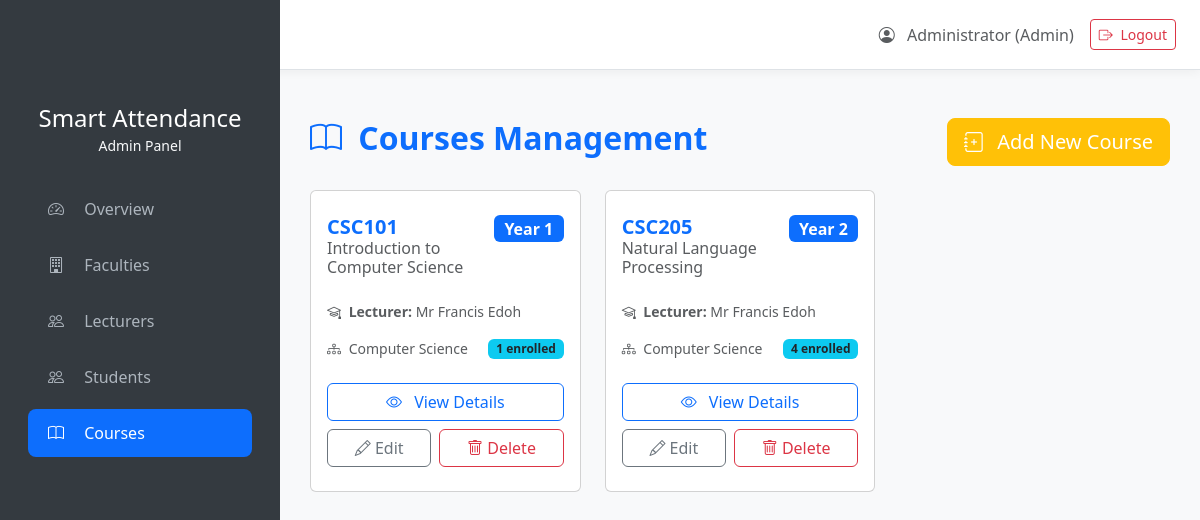
Page /admin/courses (signed in) on the committed database.
### models.py (models this page shows)
class User(db.Model, UserMixin):
    id = db.Column(db.Integer, primary_key=True)
    matric_number = db.Column(db.String(50), unique=True, nullable=True)  # Students only
    username = db.Column(db.String(80), unique=True, nullable=True)       # Lecturers/Admin
    password_hash = db.Column(db.String(128), nullable=False)
    name = db.Column(db.String(100), nullable=False)
    role = db.Column(db.String(20), nullable=False)  # 'admin', 'lecturer', 'student'
    department_id = db.Column(db.Integer, db.ForeignKey('department.id'), nullable=True)
    current_level = db.Column(db.Integer, nullable=True)  # Students only
    department = db.relationship('Department', backref='users')

class Course(db.Model):
    id = db.Column(db.Integer, primary_key=True)
    code = db.Column(db.String(20), nullable=False)
    title = db.Column(db.String(100), nullable=False)
    department_id = db.Column(db.Integer, db.ForeignKey('department.id'), nullable=False)
    level = db.Column(db.Integer, nullable=False)
    lecturer_id = db.Column(db.Integer, db.ForeignKey('user.id'), nullable=False)
    __table_args__ = (db.UniqueConstraint('code', 'department_id', 'level'),)
    lecturer = db.relationship('User', backref=db.backref('taught_courses', lazy='dynamic'))
    department_rel = db.relationship('Department', backref='courses')
    enrollments = db.relationship('Enrollment', back_populates='course', lazy='dynamic')

class Department(db.Model):
    id = db.Column(db.Integer, primary_key=True)
    name = db.Column(db.String(100), nullable=False)
    faculty_id = db.Column(db.Integer, db.ForeignKey('faculty.id'), nullable=False)
    levels = db.Column(db.Integer, default=4)
    __table_args__ = (db.UniqueConstraint('name', 'faculty_id', name='unique_dept_faculty'),)

### app.py (the view)
@app.route('/admin/courses')
@login_required
def admin_courses():
    if current_user.role != 'admin':
        return redirect(url_for('dashboard'))
    courses = Course.query.all()
    departments = Department.query.all()
    lecturers = User.query.filter_by(role='lecturer').all()
    for course in courses:
        course.enrolled_count = course.enrollments.count()
    return render_template('admin/courses.html',
                          courses=courses,
                          departments=departments,
                          lecturers=lecturers)

### app.py (called while the page is built)
@login_manager.user_loader
def load_user(user_id):
    return User.query.get(int(user_id))

### templates/admin/courses.html (shortened to what this page needs)
{% extends "base.html" %}
{% block content %}
<div class="d-flex justify-content-between align-items-center mb-4">
    <div>
        <h2 class="text-primary fw-bold">
            <i class="bi bi-book me-2"></i>
            {{ context_title|default("Courses Management") }}
        </h2>
    </div>
    {% if show_add_button|default(true) %}
    <button class="btn btn-warning btn-lg text-white" data-bs-toggle="modal" data-bs-target="#addCourseModal">
        <i class="bi bi-journal-plus me-2"></i> Add New Course
    </button>
    {% endif %}
</div>
<div class="row g-4">
    {% if courses %}
        {% for course in courses %}
        <div class="col-md-6 col-lg-4">
            <div class="card h-100 hover-shadow">
                <div class="card-body d-flex flex-column py-4">
                    <div class="d-flex justify-content-between align-items-start mb-3">
                        <div>
                            <h5 class="card-title fw-bold text-primary mb-1">{{ course.code }}</h5>
                            <h6 class="card-subtitle text-muted mb-2">{{ course.title }}</h6>
                        </div>
                        <span class="badge bg-primary fs-6">Year {{ course.level }}</span>
                    </div>
                    <div class="small text-muted mb-3">
                        <i class="bi bi-mortarboard me-1"></i>
                        <strong>Lecturer:</strong> {{ course.lecturer.name }}
                    </div>
                    <div class="d-flex justify-content-between align-items-center mb-4">
                        <div class="small text-muted">
                            <i class="bi bi-diagram-3 me-1"></i>
                            {{ course.department_rel.name }}
                        </div>
                        <div class="badge bg-info text-dark">
                            {{ course.enrolled_count }} enrolled
                        </div>
                    </div>
                    <div class="mt-auto d-grid gap-2">
                        <a href="{{ url_for('admin_course_detail', course_id=course.id) }}"
                           class="btn btn-outline-primary">
                            <i class="bi bi-eye me-2"></i> View Details
                        </a>
                        <div class="d-flex gap-2">
                            <button class="btn btn-outline-secondary flex-fill" data-bs-toggle="modal" data-bs-target="#editCourse{{ course.id }}">
                                <i class="bi bi-pencil"></i> Edit
                            </button>
                            <form method="POST" action="{{ url_for('delete_course', course_id=course.id) }}" class="d-inline flex-fill">
                                <button type="submit" class="btn btn-outline-danger w-100"
                                        onclick="return confirm('Delete {{ course.code }} - {{ course.title }}? All attendance records will be lost.')">
                                    <i class="bi bi-trash"></i> Delete
                                </button>
                            </form>
                        </div>
                    </div>
                </div>
            </div>
        </div>
        {% endfor %}
    {% endif %}
</div>
{% endblock %}

### templates/base.html (shortened to what this page needs)
<!DOCTYPE html>
<html lang="en">
<head>
    <link href="https://cdn.jsdelivr.net/npm/bootstrap@5.3.2/dist/css/bootstrap.min.css" rel="stylesheet">
    <link href="https://cdn.jsdelivr.net/npm/bootstrap-icons@1.11.0/font/bootstrap-icons.css" rel="stylesheet">
</head>
<body>
    {% if current_user.is_authenticated %}
        {% if current_user.role == 'admin' %}
        <div class="sidebar">
            <div class="p-4 text-center">
                <h4 class="text-white mb-0">Smart Attendance</h4>
                <small class="text-light">Admin Panel</small>
            </div>
            <nav class="nav flex-column px-3">
                <a class="nav-link {% if request.endpoint == 'admin_overview' %}active{% endif %}"
                   href="{{ url_for('admin_overview') }}">
                    <i class="bi bi-speedometer2 me-3"></i> Overview
                </a>
                <a class="nav-link {% if request.endpoint in ['admin_faculties', 'admin_faculty_detail'] %}active{% endif %}"
                   href="{{ url_for('admin_faculties') }}">
                    <i class="bi bi-building me-3"></i> Faculties
                </a>
                <a class="nav-link {% if request.endpoint == 'admin_lecturers' or request.endpoint == 'admin_lecturer_detail' %}active{% endif %}"
                   href="{{ url_for('admin_lecturers') }}">
                    <i class="bi bi-people me-3"></i> Lecturers
                </a>
                <a class="nav-link {% if request.endpoint == 'admin_students' %}active{% endif %}"
                   href="{{ url_for('admin_students') }}">
                    <i class="bi bi-people me-3"></i> Students
                </a>
                <a class="nav-link {% if request.endpoint == 'admin_courses' %}active{% endif %}"
                   href="{{ url_for('admin_courses') }}">
                    <i class="bi bi-book me-3"></i> Courses
                </a>
            </nav>
        </div>
        {% endif %}
        <div class="top-navbar border-bottom d-flex align-items-center px-4">
            <div class="me-4">
                <a href="{% if current_user.role == 'admin' %}{{ url_for('admin_overview') }}
                         {% elif current_user.role == 'lecturer' %}{{ url_for('lecturer_dashboard') }}
                         {% elif current_user.role == 'student' %}{{ url_for('student_dashboard') }}{% endif %}">
                </a>
            </div>
            <div class="ms-auto d-flex align-items-center gap-3">
                <span class="text-muted">
                    <i class="bi bi-person-circle me-2"></i>
                    {{ current_user.name }} ({{ current_user.role|capitalize }})
                </span>
                <a href="{{ url_for('logout') }}" class="btn btn-outline-danger btn-sm">
                    <i class="bi bi-box-arrow-right me-1"></i> Logout
                </a>
            </div>
        </div>
    {% endif %}
    <div class="{% if current_user.role == 'admin' %}main-content{% endif %}">
        <div class="content-area pt-5">
            {% block content %}{% endblock %}
        </div>
    </div>
</body>
</html>

### templates/base.html (style rules this page uses)
body { background-color: #f8f9fa; }
.sidebar { position: fixed; top: 0; left: 0; bottom: 0; width: 280px; background: #343a40; padding-top: 80px; overflow-y: auto; z-index: 1000; }
.sidebar .nav-link { color: #adb5bd; padding: 12px 20px; border-radius: 8px; margin: 4px 12px; transition: all 0.2s; }
.sidebar .nav-link.active { background: #0d6efd; color: white; font-weight: 500; }
.main-content { margin-left: 280px; min-height: 100vh; }
.top-navbar { height: 70px; background: white; box-shadow: 0 2px 10px rgba(0,0,0,0.05); }
.content-area { padding: 30px; }

### templates/admin/courses.html (style rules this page uses)
.hover-shadow { transition: all 0.3s ease; }

### rows in the picture
User: name "Administrator", role "Admin"
Course: code "CSC101", title "Introduction to Computer Science", level "1", lecturer.name "Mr Francis Edoh", department_rel.name "Computer Science", enrolled_count "1"
Course: code "CSC205", title "Natural Language Processing", level "2", lecturer.name "Mr Francis Edoh", department_rel.name "Computer Science", enrolled_count "4"

### other values in the picture
{{ context_title|default("Courses Management") }} "Courses Management"
